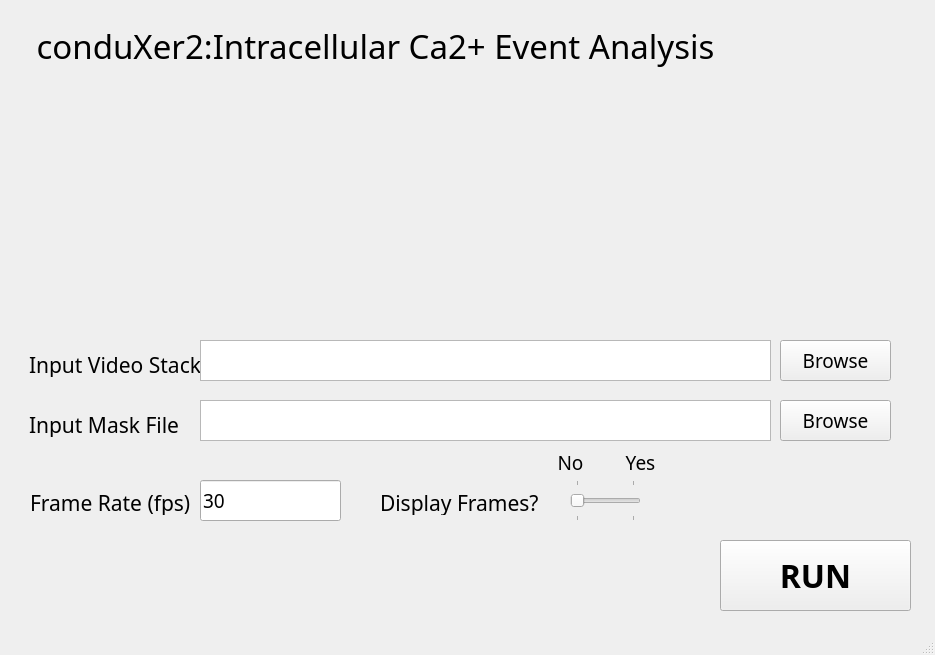
<?xml version="1.0" encoding="UTF-8"?>
<ui version="4.0">
 <class>contraWindow</class>
 <widget class="QMainWindow" name="contraWindow">
  <property name="geometry">
   <rect>
    <x>0</x>
    <y>0</y>
    <width>935</width>
    <height>655</height>
   </rect>
  </property>
  <property name="windowTitle">
   <string>MainWindow</string>
  </property>
  <widget class="QWidget" name="centralwidget">
   <widget class="QLabel" name="titleLabel">
    <property name="geometry">
     <rect>
      <x>20</x>
      <y>20</y>
      <width>711</width>
      <height>51</height>
     </rect>
    </property>
    <property name="font">
     <font>
      <family>Bahnschrift</family>
      <pointsize>25</pointsize>
     </font>
    </property>
    <property name="autoFillBackground">
     <bool>true</bool>
    </property>
    <property name="text">
     <string>conduXer2:Intracellular Ca2+ Event Analysis</string>
    </property>
    <property name="alignment">
     <set>Qt::AlignCenter</set>
    </property>
   </widget>
   <widget class="QLabel" name="inputFileLabel">
    <property name="geometry">
     <rect>
      <x>29</x>
      <y>352</y>
      <width>171</width>
      <height>25</height>
     </rect>
    </property>
    <property name="font">
     <font>
      <family>Bahnschrift</family>
      <pointsize>16</pointsize>
     </font>
    </property>
    <property name="text">
     <string>Input Video Stack:</string>
    </property>
    <property name="alignment">
     <set>Qt::AlignLeading|Qt::AlignLeft|Qt::AlignVCenter</set>
    </property>
   </widget>
   <widget class="QListWidget" name="inputFileEntry">
    <property name="geometry">
     <rect>
      <x>200</x>
      <y>340</y>
      <width>571</width>
      <height>41</height>
     </rect>
    </property>
    <property name="sizePolicy">
     <sizepolicy hsizetype="Expanding" vsizetype="Fixed">
      <horstretch>0</horstretch>
      <verstretch>0</verstretch>
     </sizepolicy>
    </property>
    <property name="minimumSize">
     <size>
      <width>0</width>
      <height>20</height>
     </size>
    </property>
    <property name="font">
     <font>
      <family>Bahnschrift</family>
      <pointsize>12</pointsize>
     </font>
    </property>
    <property name="lineWidth">
     <number>1</number>
    </property>
    <property name="iconSize">
     <size>
      <width>0</width>
      <height>0</height>
     </size>
    </property>
    <property name="resizeMode">
     <enum>QListView::Fixed</enum>
    </property>
    <property name="gridSize">
     <size>
      <width>0</width>
      <height>0</height>
     </size>
    </property>
    <property name="batchSize">
     <number>100</number>
    </property>
   </widget>
   <widget class="QPushButton" name="browseButton">
    <property name="geometry">
     <rect>
      <x>780</x>
      <y>340</y>
      <width>111</width>
      <height>41</height>
     </rect>
    </property>
    <property name="font">
     <font>
      <family>Bahnschrift</family>
      <pointsize>14</pointsize>
     </font>
    </property>
    <property name="text">
     <string>Browse</string>
    </property>
   </widget>
   <widget class="QLabel" name="fpsLabel">
    <property name="geometry">
     <rect>
      <x>30</x>
      <y>490</y>
      <width>160</width>
      <height>25</height>
     </rect>
    </property>
    <property name="font">
     <font>
      <family>Bahnschrift</family>
      <pointsize>16</pointsize>
     </font>
    </property>
    <property name="text">
     <string>Frame Rate (fps):</string>
    </property>
    <property name="alignment">
     <set>Qt::AlignLeading|Qt::AlignLeft|Qt::AlignVCenter</set>
    </property>
   </widget>
   <widget class="QLineEdit" name="fpsEntry">
    <property name="geometry">
     <rect>
      <x>200</x>
      <y>480</y>
      <width>141</width>
      <height>41</height>
     </rect>
    </property>
    <property name="sizePolicy">
     <sizepolicy hsizetype="Expanding" vsizetype="Fixed">
      <horstretch>0</horstretch>
      <verstretch>0</verstretch>
     </sizepolicy>
    </property>
    <property name="minimumSize">
     <size>
      <width>0</width>
      <height>20</height>
     </size>
    </property>
    <property name="font">
     <font>
      <family>Bahnschrift Condensed</family>
      <pointsize>14</pointsize>
     </font>
    </property>
    <property name="layoutDirection">
     <enum>Qt::LeftToRight</enum>
    </property>
    <property name="text">
     <string>30</string>
    </property>
    <property name="cursorPosition">
     <number>2</number>
    </property>
   </widget>
   <widget class="QPushButton" name="runButton">
    <property name="geometry">
     <rect>
      <x>720</x>
      <y>540</y>
      <width>191</width>
      <height>71</height>
     </rect>
    </property>
    <property name="font">
     <font>
      <family>Bahnschrift</family>
      <pointsize>24</pointsize>
      <weight>75</weight>
      <bold>true</bold>
     </font>
    </property>
    <property name="text">
     <string>RUN</string>
    </property>
   </widget>
   <widget class="QLabel" name="label">
    <property name="geometry">
     <rect>
      <x>0</x>
      <y>0</y>
      <width>941</width>
      <height>321</height>
     </rect>
    </property>
    <property name="text">
     <string/>
    </property>
    <property name="pixmap">
     <pixmap>images/fluo.png</pixmap>
    </property>
    <property name="scaledContents">
     <bool>true</bool>
    </property>
   </widget>
   <widget class="QSlider" name="displayFramesOpt">
    <property name="geometry">
     <rect>
      <x>570</x>
      <y>480</y>
      <width>71</width>
      <height>41</height>
     </rect>
    </property>
    <property name="maximum">
     <number>1</number>
    </property>
    <property name="sliderPosition">
     <number>0</number>
    </property>
    <property name="orientation">
     <enum>Qt::Horizontal</enum>
    </property>
    <property name="tickPosition">
     <enum>QSlider::TicksBothSides</enum>
    </property>
   </widget>
   <widget class="QLabel" name="dispOptNot">
    <property name="geometry">
     <rect>
      <x>550</x>
      <y>450</y>
      <width>41</width>
      <height>25</height>
     </rect>
    </property>
    <property name="font">
     <font>
      <family>Bahnschrift</family>
      <pointsize>14</pointsize>
     </font>
    </property>
    <property name="text">
     <string>No</string>
    </property>
    <property name="alignment">
     <set>Qt::AlignCenter</set>
    </property>
   </widget>
   <widget class="QLabel" name="dispOptYes">
    <property name="geometry">
     <rect>
      <x>620</x>
      <y>450</y>
      <width>41</width>
      <height>25</height>
     </rect>
    </property>
    <property name="font">
     <font>
      <family>Bahnschrift</family>
      <pointsize>14</pointsize>
     </font>
    </property>
    <property name="text">
     <string>Yes</string>
    </property>
    <property name="alignment">
     <set>Qt::AlignCenter</set>
    </property>
   </widget>
   <widget class="QLabel" name="displayFramesLabel">
    <property name="geometry">
     <rect>
      <x>380</x>
      <y>490</y>
      <width>181</width>
      <height>25</height>
     </rect>
    </property>
    <property name="font">
     <font>
      <family>Bahnschrift</family>
      <pointsize>16</pointsize>
     </font>
    </property>
    <property name="text">
     <string>Display Frames?</string>
    </property>
    <property name="alignment">
     <set>Qt::AlignLeading|Qt::AlignLeft|Qt::AlignVCenter</set>
    </property>
   </widget>
   <widget class="QLabel" name="inputMaskLabel">
    <property name="geometry">
     <rect>
      <x>29</x>
      <y>412</y>
      <width>151</width>
      <height>25</height>
     </rect>
    </property>
    <property name="font">
     <font>
      <family>Bahnschrift</family>
      <pointsize>16</pointsize>
     </font>
    </property>
    <property name="text">
     <string>Input Mask File:</string>
    </property>
    <property name="alignment">
     <set>Qt::AlignLeading|Qt::AlignLeft|Qt::AlignVCenter</set>
    </property>
   </widget>
   <widget class="QListWidget" name="inputMaskEntry">
    <property name="geometry">
     <rect>
      <x>200</x>
      <y>400</y>
      <width>571</width>
      <height>41</height>
     </rect>
    </property>
    <property name="sizePolicy">
     <sizepolicy hsizetype="Expanding" vsizetype="Fixed">
      <horstretch>0</horstretch>
      <verstretch>0</verstretch>
     </sizepolicy>
    </property>
    <property name="minimumSize">
     <size>
      <width>0</width>
      <height>20</height>
     </size>
    </property>
    <property name="font">
     <font>
      <family>Bahnschrift</family>
      <pointsize>12</pointsize>
     </font>
    </property>
    <property name="lineWidth">
     <number>1</number>
    </property>
    <property name="iconSize">
     <size>
      <width>0</width>
      <height>0</height>
     </size>
    </property>
    <property name="resizeMode">
     <enum>QListView::Fixed</enum>
    </property>
    <property name="gridSize">
     <size>
      <width>0</width>
      <height>0</height>
     </size>
    </property>
    <property name="batchSize">
     <number>100</number>
    </property>
   </widget>
   <widget class="QPushButton" name="browseButtonMask">
    <property name="geometry">
     <rect>
      <x>780</x>
      <y>400</y>
      <width>111</width>
      <height>41</height>
     </rect>
    </property>
    <property name="font">
     <font>
      <family>Bahnschrift</family>
      <pointsize>14</pointsize>
     </font>
    </property>
    <property name="text">
     <string>Browse</string>
    </property>
   </widget>
   <zorder>inputFileLabel</zorder>
   <zorder>inputFileEntry</zorder>
   <zorder>browseButton</zorder>
   <zorder>fpsLabel</zorder>
   <zorder>fpsEntry</zorder>
   <zorder>runButton</zorder>
   <zorder>label</zorder>
   <zorder>titleLabel</zorder>
   <zorder>displayFramesOpt</zorder>
   <zorder>dispOptNot</zorder>
   <zorder>dispOptYes</zorder>
   <zorder>displayFramesLabel</zorder>
   <zorder>inputMaskLabel</zorder>
   <zorder>inputMaskEntry</zorder>
   <zorder>browseButtonMask</zorder>
  </widget>
  <widget class="QMenuBar" name="menubar">
   <property name="geometry">
    <rect>
     <x>0</x>
     <y>0</y>
     <width>935</width>
     <height>21</height>
    </rect>
   </property>
  </widget>
  <widget class="QStatusBar" name="statusbar"/>
 </widget>
 <resources/>
 <connections/>
</ui>
